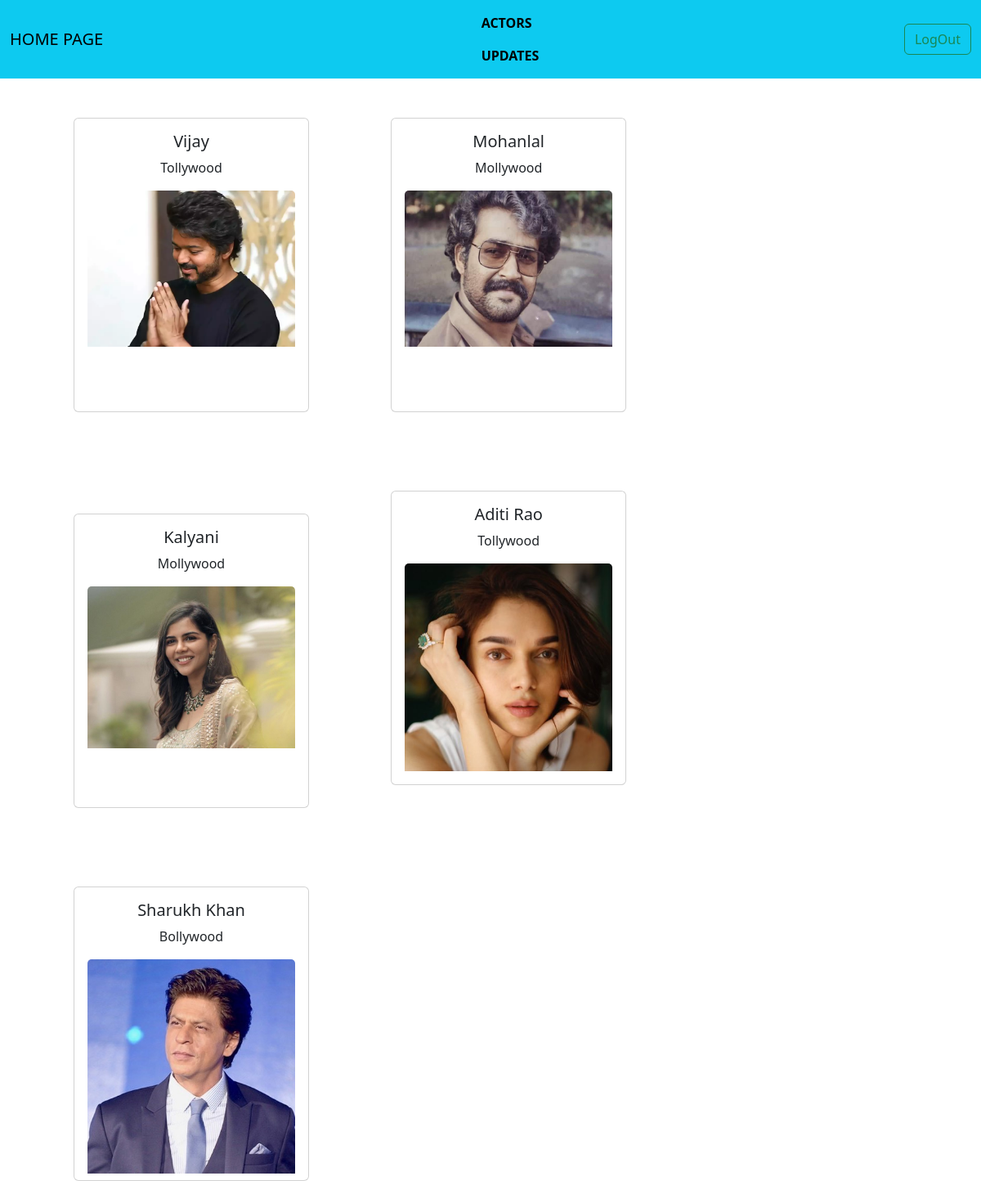
Screenshot of /cards/ (signed in) with the database file from the repository.
### calc/models.py (models this page shows, shortened)
class Actor(models.Model):
    actor_name =models.CharField(max_length=200)
    actor_industry=models.CharField(max_length=200)
    actor_img=models.ImageField(upload_to='actors')

### calc/views.py (the view)
# urls.py: path('cards/',views.cards,name='cards'),
@cache_control(no_cache=True,must_revalidate=True,no_store=True)
@login_required(login_url='login')
def cards(request):
    dict_card={
        'card':Actor.objects.all()
    }
    return render(request,'cards.html',dict_card)

### templates/cards.html (shortened to what this page needs)
{% extends 'base.html' %}
{% block content %}
<div class="container ">
    {% for c in card %}
    <div class="card row my-5 text-center m-5" style=" height: 360px; margin: 0 auto; width:18rem ; display: inline-block; ">
        <div class="card-body">
            <h5 class="card-title">{{c.actor_name}}</h5>
            <p class="card-text">{{c.actor_industry}}</p>
            <div style="height: 30%; ">
             <img src="{{c.actor_img.url}}" class="card-img-top" alt=" " style="width: 100%;">
            </div>
        </div>
    </div>
 {% endfor %}
</div>
{% endblock  %}

### templates/base.html (shortened to what this page needs)
<!DOCTYPE html>
<html>
    <head>
        <link rel="stylesheet" href="">
        <link href="https://cdn.jsdelivr.net/npm/bootstrap@5.3.0-alpha1/dist/css/bootstrap.min.css" rel="stylesheet">
    </head>
    <body>
        <nav class="navbar  bg-info">
            <div class="container-fluid">
              <a class="navbar-brand" href="{% url 'home' %}">HOME PAGE</a>
              <ul class="navbar-nav justify-content-center fw-bold">
                <li class="nav-item">
                    <a class="nav-link text-black" href="{% url 'cards' %}">ACTORS</a>
                </li>
                <li lass="nav-item">
                    <a class="nav-link text-black" href="{% url 'posts' %}">UPDATES</a>
                </li>
              </ul>
              <form class="d-flex" role="search">
                <a href="{% url 'logout' %}" class="btn btn-outline-success" type="button">LogOut</a>
              </form>
            </div>
          </nav>
          {% block content %}{% endblock  %}
    </body>
</html>

### rows the page displays
Actor: actor_name "Vijay", actor_industry "Tollywood", actor_img (picture)
Actor: actor_name "Mohanlal", actor_industry "Mollywood", actor_img (picture)
Actor: actor_name "Kalyani", actor_industry "Mollywood", actor_img (picture)
Actor: actor_name "Aditi Rao", actor_industry "Tollywood", actor_img (picture)
Actor: actor_name "Sharukh Khan", actor_industry "Bollywood", actor_img (picture)
